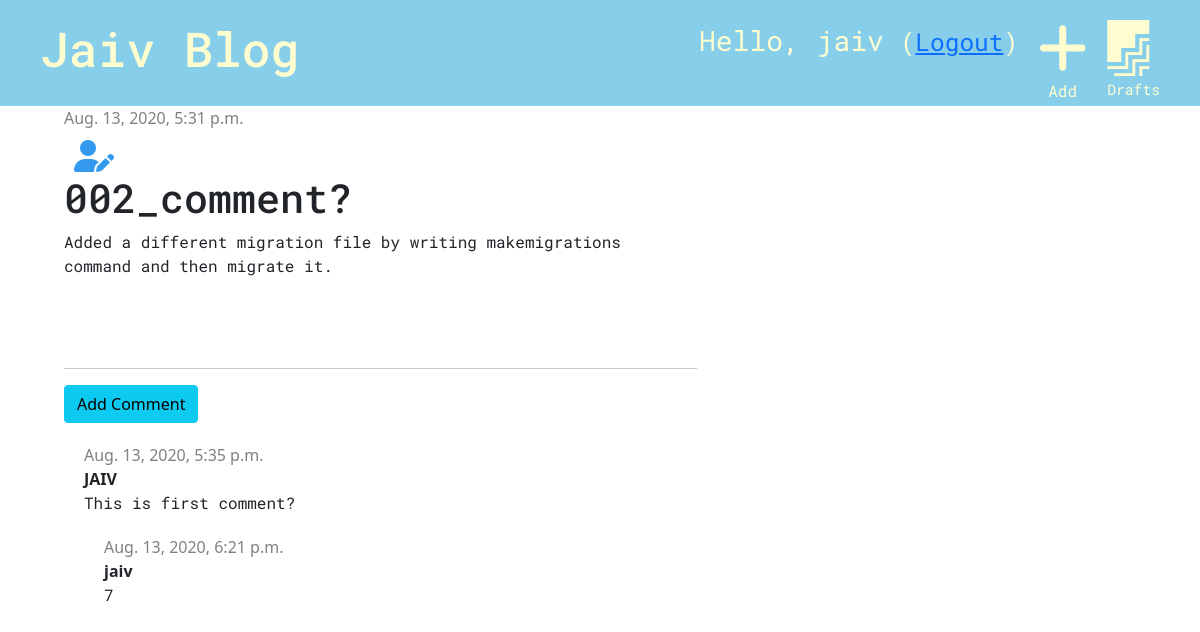
The app's page /post/9 (signed in) with its own data.
### blog/models.py (models this page shows, shortened)
class Post(models.Model):
    author = models.ForeignKey('auth.User', on_delete=models.CASCADE)
    title = models.CharField(max_length=200)
    text = models.TextField()
    created_date = models.DateTimeField(default=timezone.now)
    published_date = models.DateTimeField(blank=True, null=True)

class Comment(models.Model):
    post = models.ForeignKey('blog.Post', on_delete=models.CASCADE, related_name='comments')
    author = models.CharField(max_length=200)
    text = models.TextField()
    created_date = models.DateTimeField(default=timezone.now)

### blog/views.py (the view)
# urls.py: path('post/<int:pk>', views.post_detail, name='post_detail'),
def post_detail(request, pk):
    post = get_object_or_404(Post, pk=pk)
    stuff_for_frontend = {'post': post}
    return render(request, 'blog/post_detail.html', stuff_for_frontend)

### blog/templates/blog/post_detail.html (shortened to what this page needs)
{% extends 'blog/base.html'%}
    {% block content %}
        <div class="post">
            {% if post.published_date %}
            <div class="date">
                {{ post.published_date }}
            </div>
            {% else %}
                <a href="{% url 'post_publish' pk=post.pk %}" class="btn btn-primary">Publish</a>
            {% endif %}
            {% if user.is_authenticated %}
                <a href="{% url 'post_edit' pk=post.pk %}"><i class="fas fa-user-edit fa-2x" style="color: #339af0; padding-top: 10px; padding-left: 10px"></i></a>
            {% endif %}
            <h1>{{ post.title }}</h1>
            <p> {{ post.text|linebreaksbr}}</p>
        </div>
        <hr>
        <a href="{% url 'add_comment_to_post' pk=post.pk %}" class="btn btn-info">Add Comment</a>
        {% for comment in post.comments.all %}
        <div class="comment">
            <div class="date">
                {{ comment.created_date }}
            </div>
        <strong>{{ comment.author }}</strong>
        <p>{{ comment.text }}</p>
            {% empty %}
            <p>No comments yet...</p>
        </div>
        {% endfor %}
{% endblock %}

### blog/templates/blog/base.html (shortened to what this page needs)
<!DOCTYPE html>
<html lang="en">
<head>
    {% load static %}
    <link rel="stylesheet" href="https://stackpath.bootstrapcdn.com/bootstrap/5.0.0-alpha1/css/bootstrap.min.css">
    <link rel="stylesheet" href="{% static 'css/blog.css' %}">
</head>
<body>
<div class="page-header">
    {% if user.is_authenticated %}
         <a href="{% url 'post_draft_list' %}" class="top-menu"><i class="fab fa-firstdraft fa-2x" style="color: #fffdd0;"></i><p style="font-size: 11pt;">Drafts</p></a>
        <a href="{% url 'post_new' %}" class="top-menu"><i class="fas fa-plus fa-2x" style="color: #fffdd0;"></i><p style="font-size: 12pt; padding-left: 10px">Add</p></a>
        <p class="top-menu"> Hello, {{ user.username }} <small>(<a href="{% url 'logout' %}">Logout</a>) </small></p>
    {% else %}
        <a href="{% url 'login' %}" class="top-menu"><i class="fas fa-sign-in-alt fa-2x"></i><p style="font-size: 12pt;">Sign In</p></a>
    {% endif %}
    <h1><a href="{% url 'post_list' %}"> Jaiv Blog </a> </h1>
</div>
<div class="content container">
    <div class="row">
       <div class="col-md-8">
           {% block content %}
           {% endblock %}
       </div>
    </div>
</div>

### blog/static/css/blog.css (style rules this page uses)
.page-header { background-color: skyblue; margin-top: 0; padding: 20px 20px 20px 40px; }
.page-header h1 a { color: #fffdd0; text-decoration: none; font-size: 36pt; }
.content { margin-left: 40px; }
h1, h2, h3, h4, p { font-family: "Roboto Mono", "Lucida Grande", "DejaVu Sans", "Bitstream Vera Sans", Verdana, Arial, sans-serif; }
.date { color: grey; }
.post { margin-bottom: 90px; }
.top-menu, .top-menu:hover { color: #fffdd0; float: right; margin-right: 20px; font-size: 21pt; text-decoration: none; }
.comment { margin: 20px 20px 0 20px; }

### records on screen
Post: published_date "Aug. 13, 2020, 5:31 p.m.", title "002_comment?", text "Added a different migration file by writing makemigrations command and then migrate it."
Comment: created_date "Aug. 13, 2020, 5:35 p.m.", author "JAIV", text "This is first comment?"
Comment: created_date "Aug. 13, 2020, 6:21 p.m.", author "jaiv", text "7"

### other values on screen
{{ user.username }} "jaiv"
